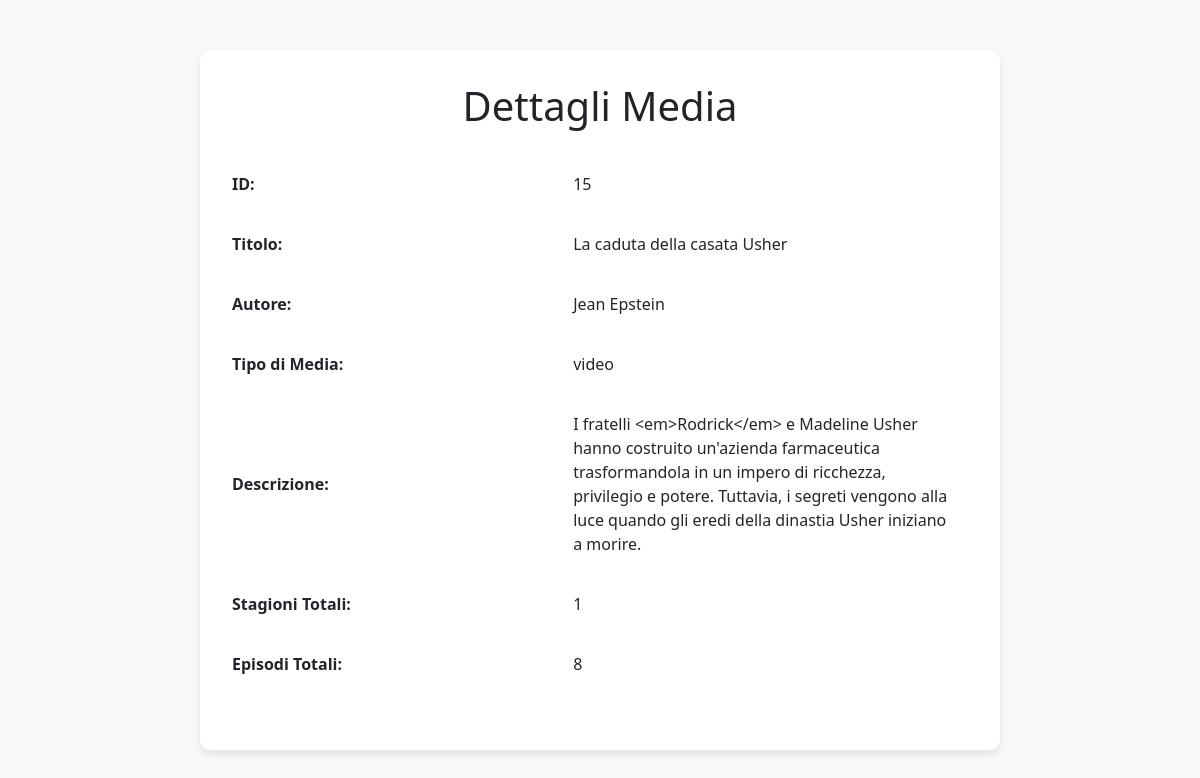
Screenshot of /viewDetails.php?id=15 with the database file from the repository.
### tables this page shows
CREATE TABLE `media_items` (
  `media_item_id` int NOT NULL AUTO_INCREMENT,
  `title` varchar(255) NOT NULL,
  `description` text,
  `author` varchar(255) DEFAULT NULL,
  `media_type` varchar(255) NOT NULL,
  `release_date` date DEFAULT NULL,
  `created_at` timestamp NULL DEFAULT CURRENT_TIMESTAMP,
  `updated_at` timestamp NULL DEFAULT CURRENT_TIMESTAMP ON UPDATE CURRENT_TIMESTAMP,
  `stagioni_totali` int DEFAULT '0',
  `episodi_totali` int DEFAULT '0',
  `volumi_totali` int DEFAULT '0',
  `capitoli_totali` int DEFAULT '0',
  PRIMARY KEY (`media_item_id`)
);

### classes/MediaItem.php (called while the page is built, shortened)
<?php
class MediaItem implements CRUDInterface
{
    private  string $mediaType ;
    private int $id;
    private string $title;
    private string $author;
    private string $description;
    private int $stagioniTotali;
    private int $episodiTotali;
    public function getMediaType(): string
    {
        return $this->mediaType;
    }
    public function getId(): int
    {
        return $this->id;
    }
    public function getTitle(): string
    {
        return $this->title;
    }
    public function getAuthor(): string{
        return $this->author;
    }
    public function getDescription(): string
    {
        return $this->description;
    }
    public function getStagioniTotali(): int
    {
        return $this->stagioniTotali;
    }
    public function getEpisodiTotali(): int
    {
        return $this->episodiTotali;
    }
    public  function  loadMediaItem(int $id, Database $db):?MediaItem{
        $this->dbc = $db->connectToDatabase();
        $sql = "SELECT * FROM media_items WHERE media_item_id = :media_item_id";
        $stmt = $this->dbc->prepare($sql);
        $stmt->bindValue(':media_item_id', $id, PDO::PARAM_INT);
        try{
            $stmt->execute();
            $stmt->setFetchMode(PDO::FETCH_ASSOC);
            $array = $stmt->fetch();
            if($array){
            $this->id = $array['media_item_id'];
            $this->title = $array['title'];
            $this->mediaType = $array['media_type'];
            $this->author = $array['author'];
            $this->description = $array['description'];
            $this->stagioniTotali = $array['stagioni_totali'];
            $this->episodiTotali = $array['episodi_totali'];
            return $this;
            }
            return null;
        }catch(PDOException $e){
            echo $e->getMessage();
            return null;
        }
    }
}

### classes/Database.php (called while the page is built, shortened)
<?php
class Database{
    private string $username;
    private string $password;
    private string $dsn;
    private ?PDO $connection =  null;
    public function __construct(array $array)
    {
        $this->db = $array['dbname'];
        $this->host = $array['host'];
        $this->username = $array['user'];
        $this->password = $array['password'];
        $this->dsn = "mysql:host=". $this->host.";"."dbname=". $this->db . ";" . "charset=utf8mb4";
    }
    public function connectToDatabase(): PDO{
        if ($this->connection === null) {
            try {
                $this->connection = new PDO($this->dsn, $this->username, $this->password);
                $this->connection->setAttribute(PDO::ATTR_ERRMODE, PDO::ERRMODE_EXCEPTION);
            } catch (PDOException $e) {
                echo "Errore di connessione: " . $e->getMessage();
            }
        }
        return $this->connection;
    }
}

### viewDetails.php (the view, shortened to what this page needs)
<?php
include "classes/Database.php";
include "classes/MediaItem.php";
$config = include "util/dsn.php";
$db = new Database($config);
$id = $_GET["id"];
$item = new MediaItem();
$item->loadMediaItem($id, $db);
?>
<!DOCTYPE html>
<html lang="it">
<head>
    <link href="css/bootstrap/bootstrap.min.css" rel="stylesheet">
</head>
<body>
<div class="details-container">
    <h1>Dettagli Media</h1>
    <ul class="details-list">
        <li>
            <span>ID:</span>
            <span>
                <?= htmlspecialchars($item->getId(), ENT_QUOTES, 'UTF-8'); ?>
            </span>
        </li>
        <li>
            <span>Titolo:</span>
            <span><?= htmlspecialchars($item->getTitle(), ENT_QUOTES, 'UTF-8'); ?></span>
        </li>
        <li>
            <span>Autore:</span>
            <span><?= htmlspecialchars($item->getAuthor(), ENT_QUOTES, 'UTF-8'); ?></span>
        </li>
        <li>
            <span>Tipo di Media:</span>
            <span><?= htmlspecialchars($item->getMediaType(), ENT_QUOTES, 'UTF-8'); ?></span>
        </li>
        <li>
            <span>Descrizione:</span>
            <span><?= htmlspecialchars($item->getDescription(), ENT_QUOTES, 'UTF-8'); ?></span>
        </li>
        <?php if ($item->getMediaType() === 'video'): ?>
            <li>
                <span>Stagioni Totali:</span>
                <span><?= htmlspecialchars($item->getStagioniTotali(), ENT_QUOTES, 'UTF-8'); ?></span>
            </li>
            <li>
                <span>Episodi Totali:</span>
                <span><?= htmlspecialchars($item->getEpisodiTotali(), ENT_QUOTES, 'UTF-8'); ?></span>
            </li>
        <?php endif; ?>
    </ul>
</div>
</body>
</html>

### viewDetails.php (style rules this page uses)
body { background: #f8f9fa; display: flex; justify-content: center; align-items: center; min-height: 100vh; margin: 0; padding: 2rem; }
.details-container { background: white; border-radius: 10px; box-shadow: 0px 4px 10px rgba(0, 0, 0, 0.1); padding: 2rem; width: 100%; max-width: 800px; }
.details-container h1 { text-align: center; margin-bottom: 2rem; }
.details-list { list-style: none; padding: 0; }
.details-list li { margin-bottom: 1rem; display: flex; justify-content: space-between; align-items: center; }
.details-list li span:first-child { font-weight: bold; margin-right: 1rem; width: 40%; }
.details-list li span:nth-child(2) { border: 2px solid transparent; padding: 0.5rem; border-radius: 5px; transition: border-color 0.3s ease, box-shadow 0.3s ease; width: 55%; word-wrap: break-word; }

### rows the page displays
media_items: media_item_id "15", title "La caduta della casata Usher", author "Jean Epstein", media_type "video", description "I fratelli <em>Rodrick</em> e Madeline Usher hanno costruito un'azienda farmaceutica trasformandola in un impero di ricchezza, privilegio e potere. Tuttavia, i segreti vengono alla luce quando gli eredi della dinastia Usher iniziano a morire.", stagioni_totali "1", episodi_totali "8"
